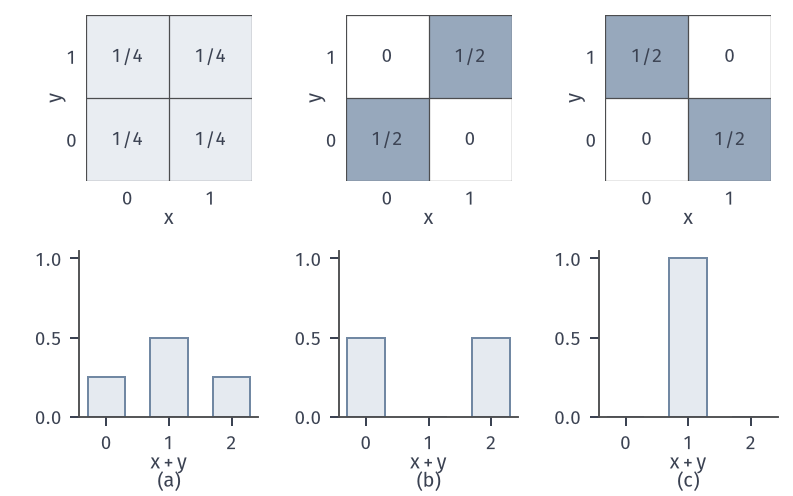

Reproduce this figure in Python.
from pathlib import Path
import sys
HERE = Path(__file__).resolve().parent
sys.path.insert(0, str(HERE.parent/"rvt-common"))
from rvt_fig import *
# Bern(1/2) marginals with three couplings: independent, Y=X, Y=1-X; joint tables and law of X+Y.
from matplotlib.colors import LinearSegmentedColormap
CM = LinearSegmentedColormap.from_list('b', ['#FFFFFF', BLUE_FILL, BLUE])
tabs = [np.array([[.25, .25], [.25, .25]]), np.array([[.5, 0], [0, .5]]), np.array([[0, .5], [.5, 0]])]
names = ['1/4', '1/2', '0']
fig = None
fig, axs = figure(width_mm=112, height_mm=70, nrows=2, ncols=3)
panel(fig, left=.1, right=.98, bottom=.16, top=.97, wspace=.45, hspace=.42)
out = []
for j, T in enumerate(tabs):
    ax = axs[0, j]
    ax.imshow(T, cmap=CM, vmin=0, vmax=.6, origin='lower', extent=(-.5, 1.5, -.5, 1.5))
    for x in (0, 1):
        for y in (0, 1):
            v = T[y, x]; s = {0: '0', .25: '1/4', .5: '1/2'}[v]
            ax.text(x, y, s, ha='center', va='center', fontsize=7.5, color=INK)
    for k in (-.5, .5, 1.5):
        ax.plot([-.5, 1.5], [k, k], color=STROKE, lw=.5); ax.plot([k, k], [-.5, 1.5], color=STROKE, lw=.5)
    ax.set_xticks([0, 1]); ax.set_yticks([0, 1]); ax.tick_params(length=0)
    for sp in ax.spines.values(): sp.set_visible(False)
    ax.set_xlabel('$x$', labelpad=0); ax.set_ylabel('$y$', labelpad=0)
    ax = axs[1, j]
    p = np.array([T[0, 0], T[0, 1]+T[1, 0], T[1, 1]]); out.append(p.tolist())
    bars(ax, [0, 1, 2], p, w=.6)
    ax.set_xticks([0, 1, 2]); ax.set_ylim(0, 1.05); ax.set_yticks([0, .5, 1]); ax.set_xlabel('$x+y$', labelpad=0)
tags(fig, axs[1], y=.01)
save(fig, HERE, 'figure', {'sum_laws': out})
